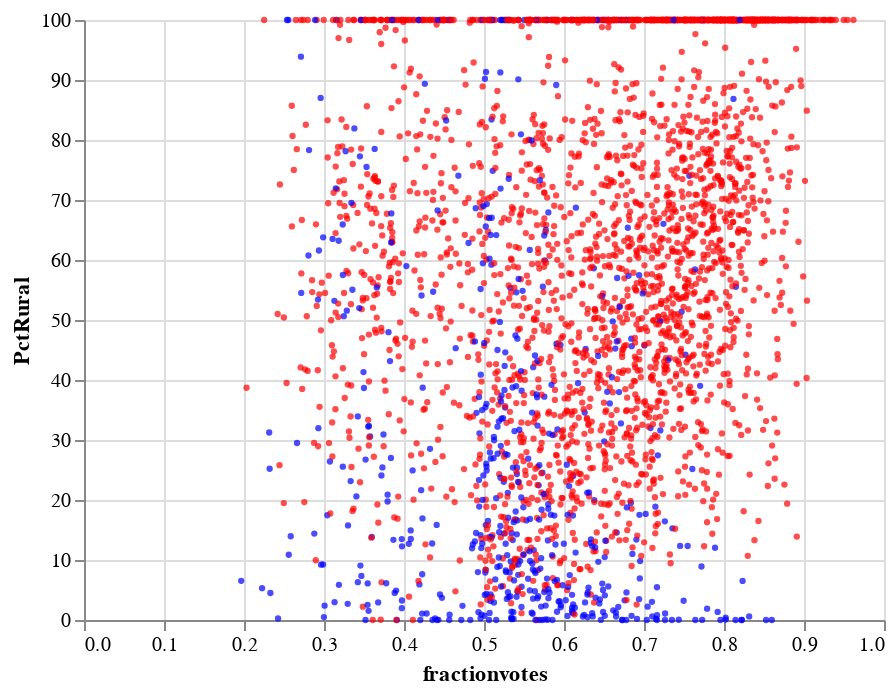

Write notebook code for a chart like this one.
### Code cell
PEUrbanRuralDF2 = PEUrbanRuralDF.copy()
PEUrbanRuralDF2['fractionvotes'] = PEUrbanRuralDF2['candidatevotes'] / PEUrbanRuralDF2['totalvotes']

alt.Chart(PEUrbanRuralDF2).mark_circle(size=10).encode(
    x='fractionvotes',
    y='PctRural',
    color=alt.Color('party:N', scale=alt.Scale(domain=domain, range=range_),
                   title='Party', legend=None)

)

### Figure 1 — Vega-Lite specification as saved in the notebook (floating-point values rounded to 4 significant figures; data arrays with more than 128 entries replaced by an {"elided": "..."} marker saying what was removed)
{"config": {"view": {"continuousWidth": 400, "continuousHeight": 300}}, "data": {"name": "data-b003b3ef8192f8d7bf2a937c27e48690"}, "mark": {"type": "circle", "size": 10}, "encoding": {"color": {"type": "nominal", "field": "party", "legend": null, "scale": {"domain": ["DEMOCRAT", "REPUBLICAN"], "range": ["blue", "red"]}, "title": "Party"}, "x": {"type": "quantitative", "field": "fractionvotes"}, "y": {"type": "quantitative", "field": "PctRural"}}, "$schema": "https://vega.github.io/schema/vega-lite/v4.8.1.json", "datasets": {"data-b003b3ef8192f8d7bf2a937c27e48690": {"elided": "3099 records"}}}
